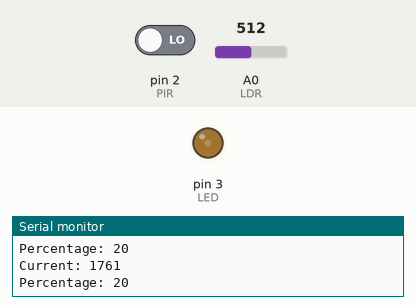
Simulated run of this sketch. Board: Arduino Mega 2560, built with avr-gcc and run on an emulated ATmega2560. On the bench: output pins drawn as LEDs (lit = HIGH), the last lines printed to the serial monitor. The test bench sets the inputs (shaded band); at power-on: pin 2 (PIR) LOW, A0 (LDR) = 512. The modem accepts every AT command (registered, SIM ready, sends succeed) and sends nothing else.

Above: at 1.2 s.
1.3 s: pin 2 (PIR) driven HIGH
At 1.9 s:
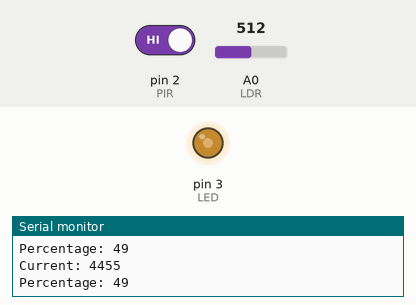
2.9 s: A0 (LDR) set to 716
At 3.4 s:
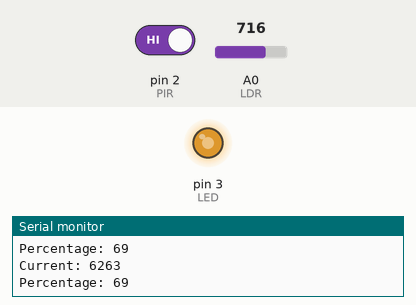
4.5 s: A0 (LDR) set to 900
At 5.8 s:
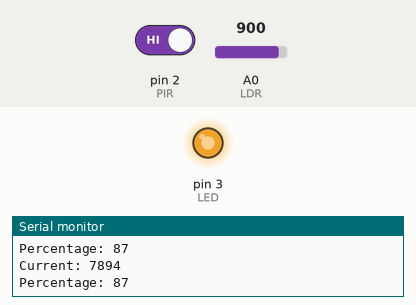
6.1 s: A0 (LDR) set to 0
At 7.5 s:
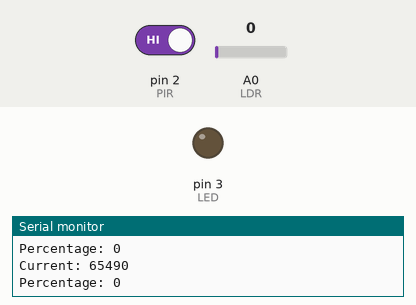
Timing chart, 0 to 9.9 s (numbered marks = the images above; inputs shaded):
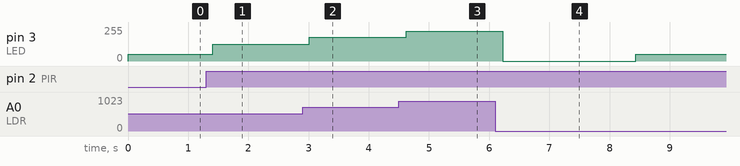

Measured:
- after the input at 1.3 s, pin 3 (LED): 51/255 → 127/255 after 0.11 s
- after the input at 2.9 s, pin 3 (LED): 127/255 → 178/255 after 0.11 s
- after the input at 4.5 s, pin 3 (LED): 178/255 → 224/255 after 0.12 s
- after the input at 6.1 s, pin 3 (LED): 224/255 → 0/255 after 0.13 s, → 51/255 2.2 s later

The sketch:

arduino.ino
```cpp
#include <Arduino.h>

// Defines
#define PIR 2
#define LED 3
#define LDR A0
#define ACS A1

#define MAX_PWM 255
#define MIN_PWM 0
#define MAX_PIR 1023
#define MIN_PIR 0

#define MIN_PERSON_TIME 7000

#define START 0x1A

// Variables

// Flags PIR
bool _pirEnabled = false;

// Time
unsigned long _now;
unsigned long _pirTime = 0;

uint16_t _current;
float _voltageResistor;

uint8_t _pwm = 0;
uint8_t _percentage = 0;

// Buffer
uint8_t buffer[4];
size_t length = 4;

void setup() {
  // Pin configuration
  pinMode(PIR, INPUT);
  pinMode(LDR, INPUT);
  pinMode(LED, OUTPUT);

  // Serial configuration
  Serial.begin(9600);
  Serial1.begin(115200);

  // Initialize process
  digitalWrite(LED, LOW);

  // ISR
  attachInterrupt(digitalPinToInterrupt(PIR), pir_process, RISING);
}

void loop() {
  // put your main code here, to run repeatedly:
  _now = millis();

  if((_now - _pirTime) > MIN_PERSON_TIME){
    _pirEnabled = false;
  }

  if(_pirEnabled){
    uint16_t ldrRead = analogRead(LDR);
    _pwm = map(ldrRead, 0, 1023, 0, 255);
    analogWrite(LED, _pwm);
    _current = calculateCurrent(_pwm);
  }
  else{
    _pwm = (uint8_t)(0.2 * MAX_PWM);
    analogWrite(LED, _pwm);
    _current = calculateCurrent(_pwm);
  }

  _percentage = (float)_pwm * 100 / MAX_PWM;

  // Print on serial
  Serial.print("Current: ");
  Serial.println(_current);
  Serial.print("Percentage: ");
  Serial.println(_percentage);

  // Send to nodemcu
  buffer[0] = START;                   // Start byte
  buffer[1] = (_current >> 8) & 0xFF; // Most significant bits are sent first
  buffer[2] = _current & 0xFF;        // Least significant bits are sent after
  buffer[3] = _percentage & 0xFF;
  Serial1.write(buffer, length);

  delay(200);
}

uint16_t calculateCurrent(uint8_t pwm){
  float voltageResistor = -0.0155 + 0.0117 * pwm;
  uint16_t current = voltageResistor * 1000000 / 330;
  return current;
}

void pir_process(){
  _pirTime = millis();
  _pirEnabled = true;
}
```
